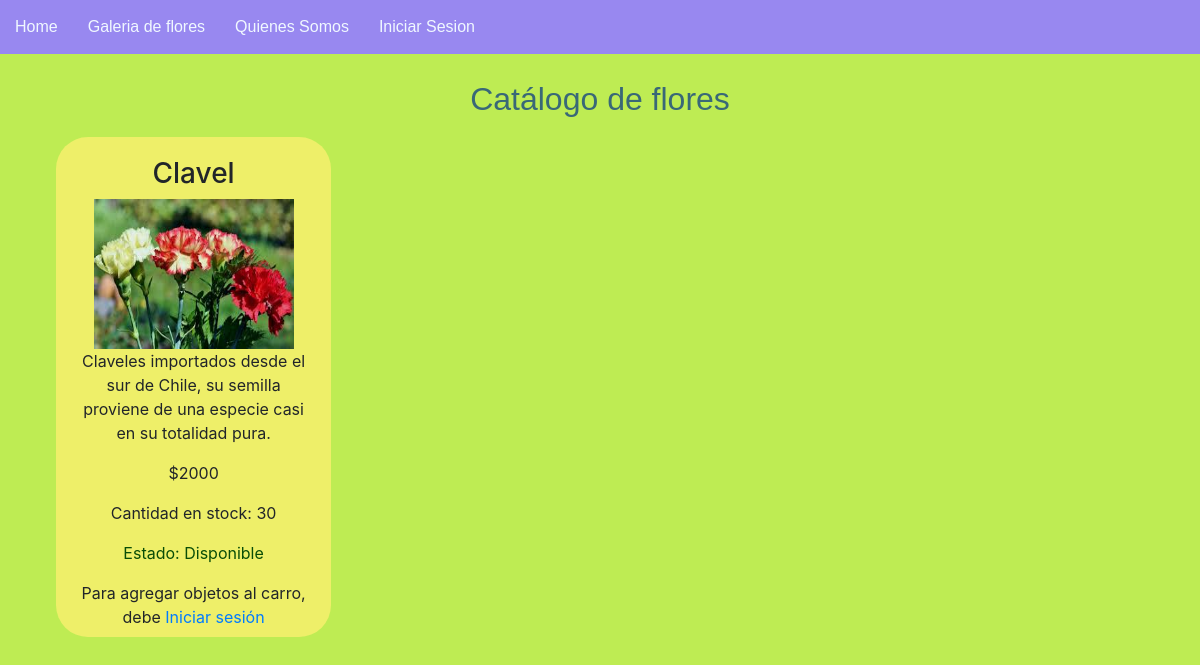
The page /galeria on the database as committed earlier.
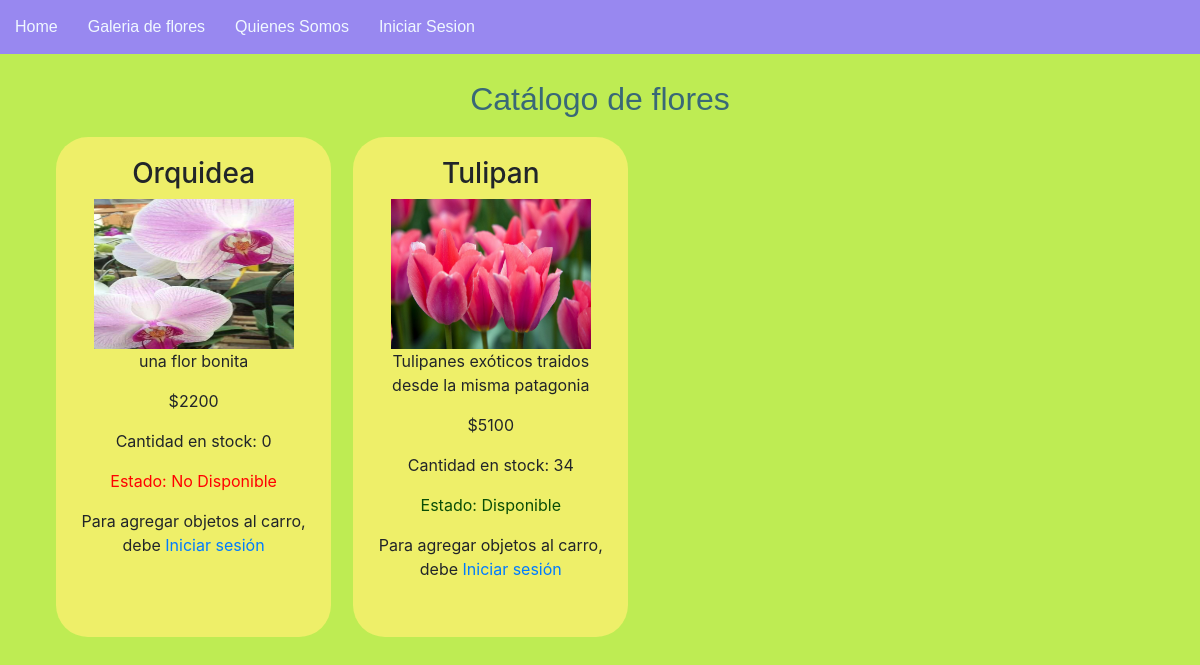
The same page on the database as committed later.
### floreria/models.py (models this page shows, shortened)
class Flores(models.Model):
    name=models.CharField(max_length=100, primary_key=True)
    foto=models.ImageField(upload_to="flor",null=False)
    descripcion=models.TextField(max_length=300, null=False)
    valor=models.IntegerField(null=False)
    stock=models.IntegerField(null=False)

### floreria/views.py (the view)
# urls.py: path('galeria',galeria,name='GALE'),
def galeria(request):
    flowers = Flores.objects.all()  # select * from pelicula
    return render(request, 'core/galeria.html', {'listaflores': flowers})

### floreria/templates/core/galeria.html (shortened to what this page needs)
    {% extends "core/base.html" %}
    {% load static %}
    {% block contenido %}
        <h2>Catálogo de flores</h2>
    {% for f in listaflores %}
         <div class="flores">
            <h3>{{f.name}}</h3>
            <img class="galeriaimg" src="{{f.foto.url}}">
            <p>{{f.descripcion}}</p>
            <p>${{f.valor}}</p>
            <p>Cantidad en stock: {{f.stock}}</p>
            {%if f.stock >= 1 %}
            <p style="color:rgb(9, 77, 6)">Estado: Disponible</p>
            {% else %}
            <p style="color: red">Estado: No Disponible</p>
            {% endif %}
            {% if not user.is_authenticated %}
            <p>Para agregar objetos al carro, debe <a href="{% url 'LOGIN' %}">Iniciar sesión</a></p>
            {% endif %}
        </div>
    {% endfor %}
    {% endblock contenido %}

### floreria/templates/core/base.html (shortened to what this page needs)
<!DOCTYPE html>
<html lang="en">
{% load static %}
<head>
    <link rel="stylesheet" href="https://stackpath.bootstrapcdn.com/bootstrap/4.3.1/css/bootstrap.min.css"
>
    <link href="{% static 'core/css/estilos_floreria.css' %}" type="text/css" rel="stylesheet">
</head>
<body>
    <header>
        <nav>
            <ol>
                <li>
                    <a href="{% url 'HOME' %}"> Home</a>
                </li>
                <li>
                    <a href="{% url 'GALE' %}"> Galeria de flores</a>
                </li>
                <li>
                    <a href="{% url 'QUIEN' %}"> Quienes Somos</a>
                </li>
                {% if not user.is_authenticated %}
                <li>
                    <a href="{% url 'LOGIN' %}"> Iniciar Sesion</a>
                </li>
                {% endif %}
            </ol>
        </nav>
    </header>
    <section>
        <div class="container">
                {% block contenido %}
                {% endblock contenido %}
        </div>
    </section>
</body>
</html>

### floreria/static/core/css/estilos_floreria.css (style rules this page uses)
* { margin: 0; padding: 0; }
ol, ul { list-style: none; }
header { width: 100%; position: fixed; z-index: 100; }
body { background-color: rgb(190, 236, 83); }
nav { background-color: rgb(152, 136, 240); width: 100%; overflow: auto; }
nav a { color: aliceblue; }
nav li { float: left; list-style: none; display: block; background-color: rgb(152, 136, 240); font-family: Arial, Helvetica, sans-serif; padding: 15px; }
h2 { color: rgb(57, 104, 119); font-family: Arial, Helvetica, sans-serif; text-align: center; }
section { padding-top: 80px; }
.galeriaimg { width: 200px; height: 150px; }
.flores { padding: 20px; margin-left: 1%; background-color: rgba(240, 240, 106, 0.966); float: left; border-radius: 2em; text-align: center; margin: 1%; width: 275px; height: 500px; }

Rows that differ between the two databases and show on the page:
removed Flores: name "Clavel", foto (picture), descripcion "Claveles importados desde el sur de Chile, su semilla proviene de una especie casi en su totalidad pura.", valor "2000", stock "30", shows "Estado: Disponible"
added Flores: name "Orquidea", foto (picture), descripcion "una flor bonita", valor "2200", stock "0", shows "Estado: No Disponible"
added Flores: name "Tulipan", foto (picture), descripcion "Tulipanes exóticos traidos desde la misma patagonia", valor "5100", stock "34", shows "Estado: Disponible"
